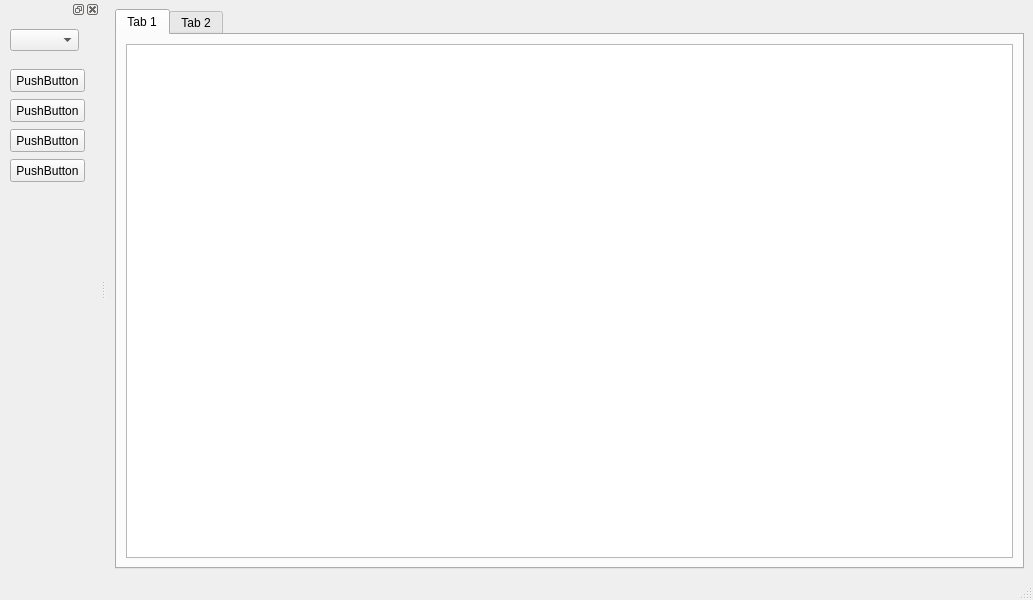
<?xml version="1.0" encoding="UTF-8"?>
<ui version="4.0">
 <class>MainWindow</class>
 <widget class="QMainWindow" name="MainWindow">
  <property name="geometry">
   <rect>
    <x>0</x>
    <y>0</y>
    <width>1033</width>
    <height>600</height>
   </rect>
  </property>
  <property name="windowTitle">
   <string>MainWindow</string>
  </property>
  <widget class="QWidget" name="centralwidget">
   <layout class="QGridLayout" name="gridLayout">
    <item row="1" column="0">
     <widget class="QTabWidget" name="tabWidget">
      <property name="currentIndex">
       <number>0</number>
      </property>
      <widget class="QWidget" name="tab">
       <attribute name="title">
        <string>Tab 1</string>
       </attribute>
       <layout class="QHBoxLayout" name="horizontalLayout">
        <item>
         <widget class="QGraphicsView" name="graphicsView"/>
        </item>
       </layout>
      </widget>
      <widget class="QWidget" name="tab_2">
       <attribute name="title">
        <string>Tab 2</string>
       </attribute>
      </widget>
     </widget>
    </item>
   </layout>
  </widget>
  <widget class="QMenuBar" name="menubar">
   <property name="geometry">
    <rect>
     <x>0</x>
     <y>0</y>
     <width>1033</width>
     <height>21</height>
    </rect>
   </property>
  </widget>
  <widget class="QStatusBar" name="statusbar"/>
  <widget class="QDockWidget" name="dockWidget">
   <property name="minimumSize">
    <size>
     <width>100</width>
     <height>38</height>
    </size>
   </property>
   <attribute name="dockWidgetArea">
    <number>1</number>
   </attribute>
   <widget class="QWidget" name="dockWidgetContents">
    <widget class="QComboBox" name="comboBox">
     <property name="geometry">
      <rect>
       <x>10</x>
       <y>10</y>
       <width>69</width>
       <height>22</height>
      </rect>
     </property>
    </widget>
    <widget class="QPushButton" name="pushButton">
     <property name="geometry">
      <rect>
       <x>10</x>
       <y>50</y>
       <width>75</width>
       <height>23</height>
      </rect>
     </property>
     <property name="text">
      <string>PushButton</string>
     </property>
    </widget>
    <widget class="QPushButton" name="pushButton_2">
     <property name="geometry">
      <rect>
       <x>10</x>
       <y>80</y>
       <width>75</width>
       <height>23</height>
      </rect>
     </property>
     <property name="text">
      <string>PushButton</string>
     </property>
    </widget>
    <widget class="QPushButton" name="pushButton_3">
     <property name="geometry">
      <rect>
       <x>10</x>
       <y>110</y>
       <width>75</width>
       <height>23</height>
      </rect>
     </property>
     <property name="text">
      <string>PushButton</string>
     </property>
    </widget>
    <widget class="QPushButton" name="pushButton_4">
     <property name="geometry">
      <rect>
       <x>10</x>
       <y>140</y>
       <width>75</width>
       <height>23</height>
      </rect>
     </property>
     <property name="text">
      <string>PushButton</string>
     </property>
    </widget>
   </widget>
  </widget>
 </widget>
 <resources/>
 <connections/>
</ui>
